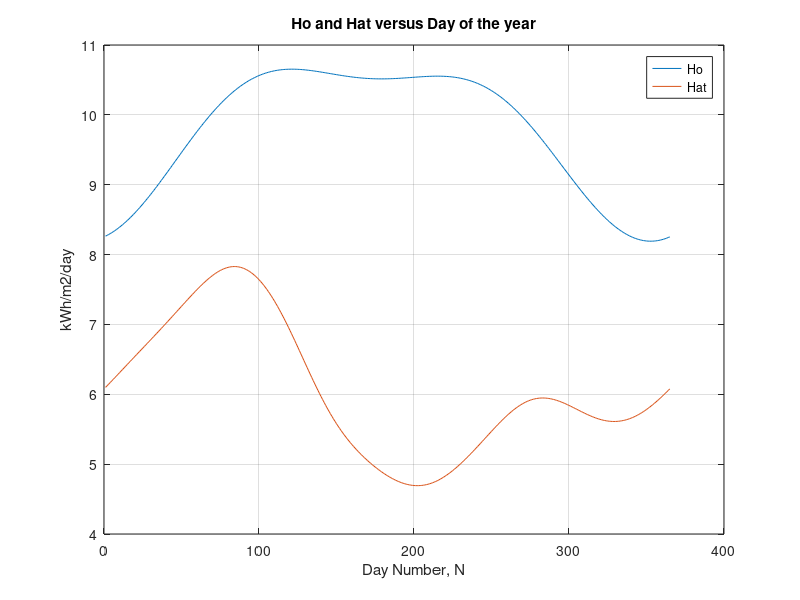
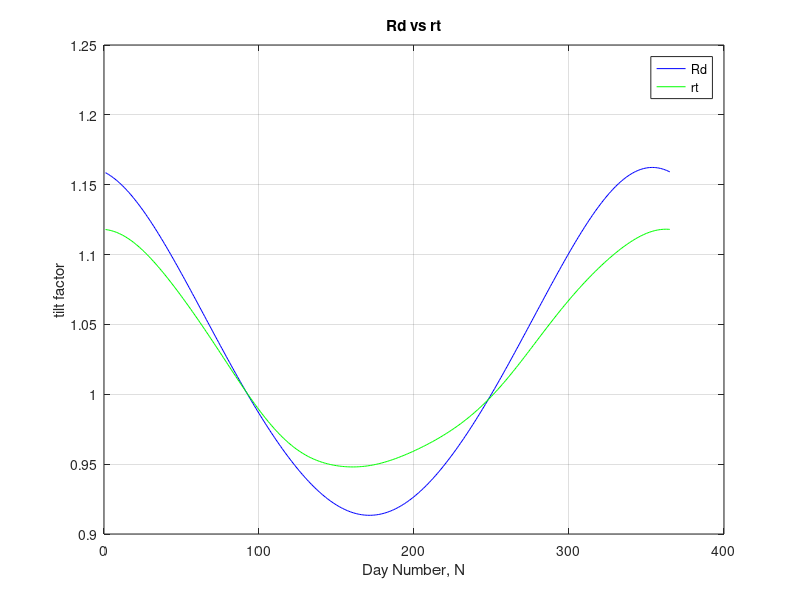
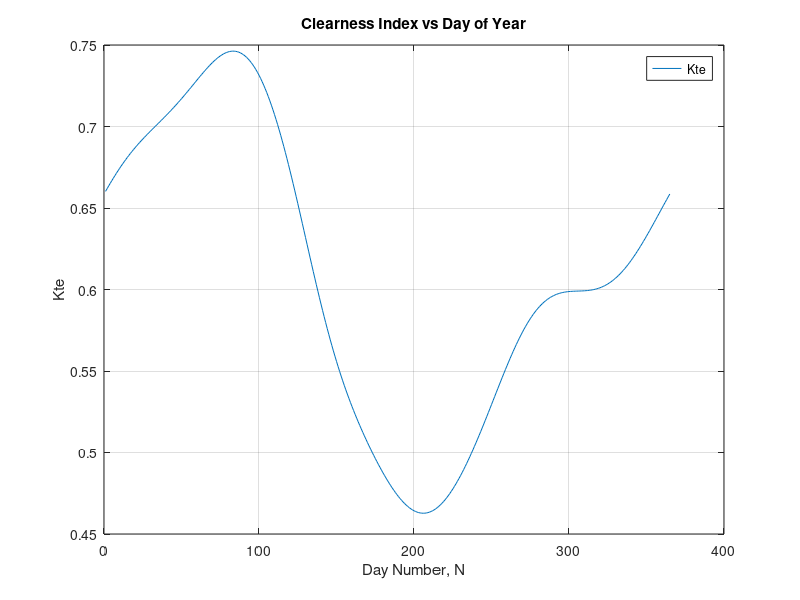

MATLAB code for these plots, in order:
%   Description: This file calculates the incident energy on a horizontal/tilted surface given the
%   latitude and day number with atmospheric effects taken into consideration.
 


%   INPUTS: N = Day Number, N=1 for Jan 1st and N=365 for December 31st, Feb 29th is not included.

%           Q = Latitude of the place in degrees (need to convert to radians, places on earth are on
%               certain arc lengths and arc length are measured in radians as per standards.

%   Author: Abhisek Adhikari
%   Created on: Jun 2022

clc
clear

%Inputs
%Locality = 27 degrees, 39 minutes; (Just used my office location, you can
%           use your required site location)

Q = 12.97;  % expressed in degrees, took different location to adjust with data gathered for modeling

x = Q-35; %Fourier Curve Fit variable
Q = Q * pi/180; %now converted latitude into radians

B = 10*pi/180; %tilt angle in radians as found optimal without atmosphere

% constants

Lsc = 1.37; % kW/m2 mean solar constant (does not depend on earth's position relative to sun)

rho = 0.2; %reflection coeffecient, small value since we assume the site is in plains

G =[ 1.6225   -0.2288   -0.0068;     % water vapor estimate equation coeffeients
    1.6881   -0.0069   -0.0020;
   -1.2463   -0.0816   -0.0010;
    0.5667    0.0714    0.0019;
   -1.2174    0.0059    0.0014;
   -0.0975   -0.0131   -0.0004;
    0.4983    0.0607    0.0015 ];
% Clearness index estimate quation coeffecients

 A = [ 0.5564  0.0089    0.0002    0.0743   -0.0089;
   -0.2351    0.0119    0.0004    0.1475   -0.0238;
   -0.1007   -0.0090   -0.0004    0.1027   -0.0200;
    0.0134    0.0040    0.0002   -0.0070    0.0010;
    0.1300   -0.0133   -0.0003   -0.0848    0.0098;
   -0.0601    0.0048    0.0002    0.0734   -0.0133;
    0.0968    0.0058    0.0002   -0.0282    0.0010];


%Calculation of insolation and energy on all days of the year
    
for N = 1:365
    %Claculation of Declination, Declination accounts for days in a year/ time of a year.
    t = 2*pi*(N-80)/365;       %equinox is at N=80  so N-80 is done.
    d = 23.45*sin(t)*(pi/180); % declination expressed in radians, this formula gives best approximation for declination angle, found in literature. 
    
    %calculation of extraterrestrial insolation scale factor
    k = 1 + 0.033*cos(2*pi*N/365); % for scaling Lsc depending on number of day in year, derived
                                   % empiricaly, I took from certain literatures
    
    wsr = acos(-1 * tan(Q)*tan(d)); %solar hours calculation
          
    wsrB = acos(-1 * tan(Q-B)*tan(d)); %hour angle based on tilt angle B
    
    wsrt = min(wsr, wsrB);
    
    Ho(N) = (24*k*Lsc/pi)*(cos(Q)*cos(d)*sin(wsr)+wsr*sin(Q)*sin(d));
    
    Hot(N) = (24*k*Lsc/pi)*(cos(Q-B)*cos(d)*sin(wsrt)+wsrt*sin(Q-B)*sin(d)); %energy on tilted surface
    
    days(N) = N;
    
    %Introduction of atmospheric effects
    %estimate water vapor content
    
    XX=[1;x;x*x];
    G1= G(1,1:3)*XX;
    G2= G(2,1:3)*XX;
    G3= G(3,1:3)*XX;
    G4= G(4,1:3)*XX;
    G5= G(5,1:3)*XX;
    G6= G(6,1:3)*XX;
    G7= G(7,1:3)*XX;
   W(N) = G1+G2*sin(t)+G3*sin(2*t)+G4*sin(4*t)+G5*cos(t)+G6*cos(2*t)+G7*cos(3*t); 
    
    % estimated clearness index
    
    YY=[1;x;x*x;W(N);W(N)*W(N)];
    A1= A(1,1:5)*YY;
    A2= A(2,1:5)*YY;
    A3= A(3,1:5)*YY;
    A4= A(4,1:5)*YY;
    A5= A(5,1:5)*YY;
    A6= A(6,1:5)*YY;
    A7= A(7,1:5)*YY;
   Kte(N) = A1+A2*sin(t)+A3*sin(2*t)+A4*sin(4*t)+A5*cos(t)+A6*cos(2*t)+A7*cos(3*t); 
    
    Rd(N) = Hot(N)/Ho(N); %tilt factor
    
    Kd(N) = 1-1.13*Kte(N); %Kd(N)=Hd/Ha diffuse radiation factor, approximated it using the equation.
    
    rt(N) = ((1-Kd(N))*Rd(N)) + (Kd(N)*(1+cos(B))/2) + (rho*(1-cos(B))/2); %overall titlt factor
    
end

Hat_direct = Rd.*Kte.*Ho; % diffused and reflected factor not included

Hat = rt.*Kte.*Ho; % tilted surface with atmospheric effects  

%show results

Hat_trans = (Hat'/6).*1000


figure(1),plot(days,Ho, days, Hat); 
h=plot(days,Ho, days, Hat);
legend(h,'Ho','Hat');
grid, xlabel('Day Number, N'), ylabel('kWh/m2/day'), title('Ho and Hat versus Day of the year');

figure(2),plot(days,Rd,'b',days,rt,'g');

g= plot(days,Rd,'b',days,rt,'g');
legend(g,'Rd','rt');
grid, xlabel('Day Number, N'), ylabel('tilt factor'), title('Rd vs rt');


figure(3),plot(days,Kte);
i = plot(days,Kte);
legend(i,'Kte');
grid, xlabel('Day Number, N'), ylabel('Kte'), title('Clearness Index vs Day of Year');    
